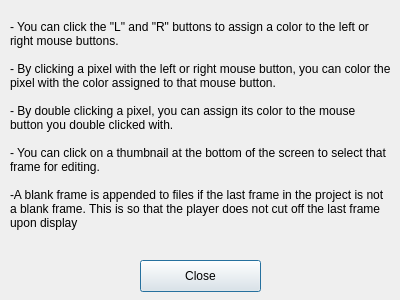
<?xml version="1.0" encoding="UTF-8"?>
<ui version="4.0">
 <class>infoDialog</class>
 <widget class="QDialog" name="infoDialog">
  <property name="geometry">
   <rect>
    <x>0</x>
    <y>0</y>
    <width>400</width>
    <height>300</height>
   </rect>
  </property>
  <property name="minimumSize">
   <size>
    <width>400</width>
    <height>300</height>
   </size>
  </property>
  <property name="maximumSize">
   <size>
    <width>400</width>
    <height>300</height>
   </size>
  </property>
  <property name="windowTitle">
   <string>Dialog</string>
  </property>
  <widget class="QPushButton" name="pushButton_close">
   <property name="geometry">
    <rect>
     <x>140</x>
     <y>260</y>
     <width>121</width>
     <height>32</height>
    </rect>
   </property>
   <property name="focusPolicy">
    <enum>Qt::StrongFocus</enum>
   </property>
   <property name="text">
    <string>Close</string>
   </property>
  </widget>
  <widget class="QLabel" name="label">
   <property name="geometry">
    <rect>
     <x>10</x>
     <y>20</y>
     <width>381</width>
     <height>231</height>
    </rect>
   </property>
   <property name="text">
    <string>- You can click the &quot;L&quot; and &quot;R&quot; buttons to assign a color to the left or right mouse buttons.

- By clicking a pixel with the left or right mouse button, you can color the pixel with the color assigned to that mouse button.

- By double clicking a pixel, you can assign its color to the mouse button you double clicked with.

- You can click on a thumbnail at the bottom of the screen to select that frame for editing.

-A blank frame is appended to files if the last frame in the project is not a blank frame. This is so that the player does not cut off the last frame upon display</string>
   </property>
   <property name="alignment">
    <set>Qt::AlignLeading|Qt::AlignLeft|Qt::AlignTop</set>
   </property>
   <property name="wordWrap">
    <bool>true</bool>
   </property>
  </widget>
 </widget>
 <resources/>
 <connections/>
</ui>
